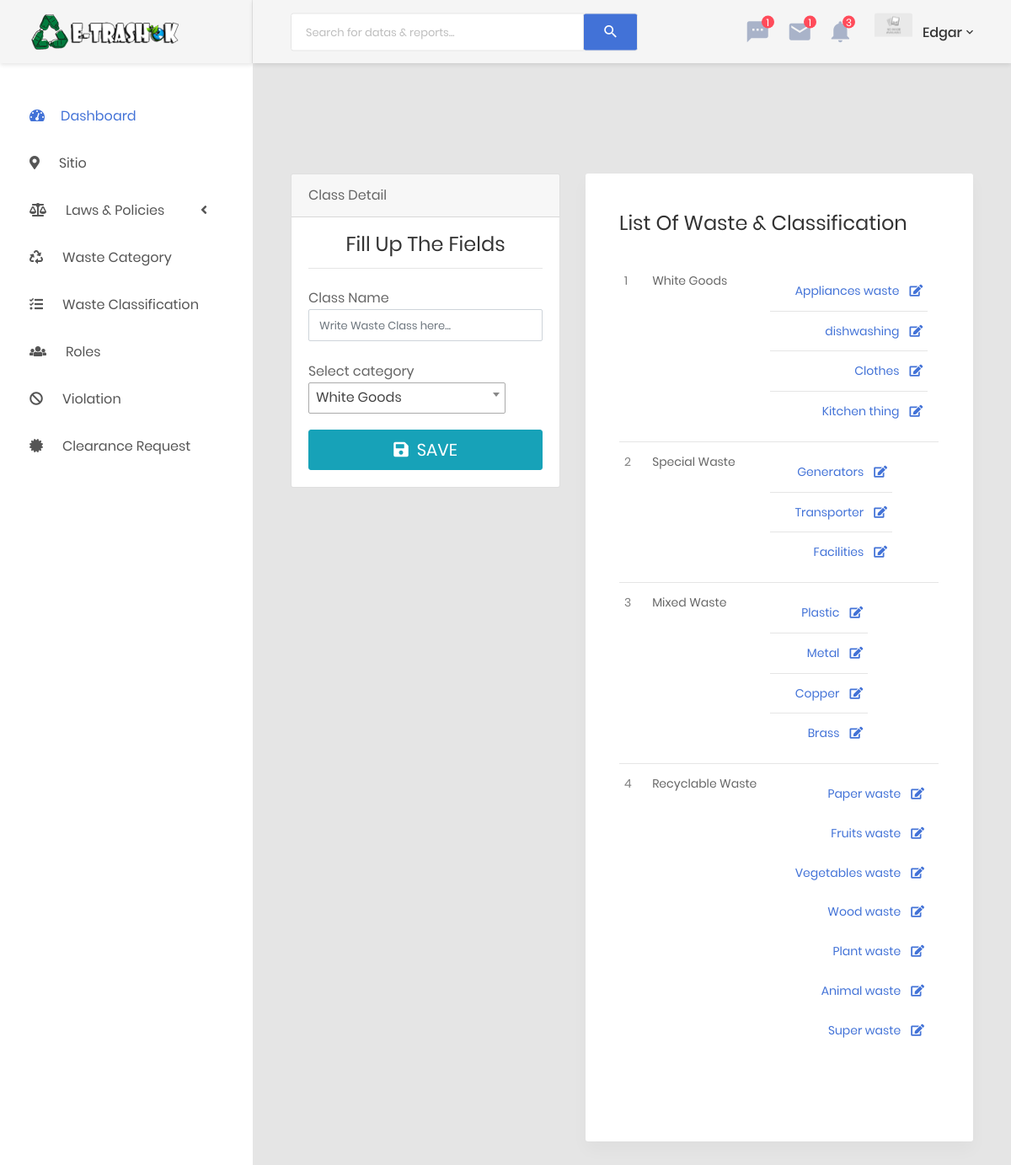
Screenshot of /admin-pages/waste-classifcation.php (signed in) with the database file from the repository.
### tables this page shows
CREATE TABLE `waste_class` (
  `id` int(11) NOT NULL,
  `waste_category_id` int(11) NOT NULL,
  `name` varchar(255) NOT NULL,
  `deleted` tinyint(2) NOT NULL DEFAULT '0'
);

CREATE TABLE `waste_category` (
  `id` int(11) NOT NULL,
  `category` varchar(200) NOT NULL,
  `description` varchar(2000) NOT NULL,
  `image_path` varchar(200) NOT NULL DEFAULT 'No_Image_Available.jpg',
  `deleted` tinyint(2) NOT NULL DEFAULT '0'
);

### admin-pages/waste-classifcation.php (the view, shortened to what this page needs)
<?php include '../template/header.php' ?>
<body class="animsition">
    <div class="page-wrapper">
       <?php include '../template/navigation-admin.php'; ?>
            <section class="au-breadcrumb2">
                <div class="container">
                    <div class="row">
                        <div class="col-md-12">
                            <div class="au-breadcrumb-content">
                                <div class="au-breadcrumb-left">
                                    <span class="au-breadcrumb-span">You are here:</span>
                                    <ul class="list-unstyled list-inline au-breadcrumb__list">
                                        <li class="list-inline-item active">
                                            <a href="#">Home</a>
                                        </li>
                                        <li class="list-inline-item seprate">
                                            <span>/</span>
                                        </li>
                                        <li class="list-inline-item">Waste Classification</li>
                                    </ul>
                                </div>
                            </div>
                        </div>
                    </div>
                </div>
            </section>
            <div class="main-content" id="sitio-page">
                <div class="section__content section__content--p30">
                    <div class="container-fluid">
                        <div class="row">
                            <div class="col-lg-5">
                                <div class="card">
                                    <div class="card-header">Class Detail</div>
                                    <div class="card-body">
                                        <div class="card-title">
                                            <h3 class="text-center title-2">Fill up the Fields</h3>
                                        </div>
                                        <hr>
                                        <form action="../api/admin-waste-class.php" method="post" >
                                            <div class="form-group">
                                                <label for="select-leader" class=" form-control-label ">Class Name</label>
                                                <input type="text" name="class_name" placeholder="Write Waste Class here..." id="waste-class" class="form-control">
                                            </div>
                                            <div class="form-group">
    											<label class="fw">Select category
                                            	</label>
    										</div>
                                            <div>
                                                <button  name="save_class" type="submit" class="btn btn-lg btn-info btn-block">
                                                    <i class="fa fa-save"></i>&nbsp;
                                                   SAVE
                                                </button>
                                            </div>
                                        </form>
                                    </div>
                                </div>
                            </div>
                              <div class="col-lg-7">
                                <div class="top-campaign">
                                    <h3 class="title-3 m-b-30">List of Waste & Classification</h3>
                                    <div class="table-responsive">
                                        <table class="table table-top-campaign sitio-table">
                                            <tbody>
                                                <?php
                                                $sql = "SELECT wcl.id id,
                                                                category,
                                                                waste_category_id wci
                                                                FROM waste_class wcl
                                                                INNER JOIN waste_category wct
                                                                ON wcl.waste_category_id = wct.id
                                                                WHERE wcl.deleted = 0
                                                                GROUP BY waste_category_id";
                                                $result = mysqli_query($mysqli,$sql);
                                                if (mysqli_num_rows($result) > 0) {
                                                    $count = 0;
                                                    while($row = mysqli_fetch_assoc($result)) {
                                                    	$cateid = $row['wci'];
                                                        $count++;
                                                        echo '<tr>';
                                                        echo '<td>'.$count.'</td>';
                                                        echo '<td>'.$row['category'].'</td>';
                                                        echo '<td>';
                                                        echo '<table>';
                                                        $sqlc = "SELECT wcl.id id,
	                                                                name,
	                                                                waste_category_id wci
	                                                                FROM waste_class wcl
	                                                                INNER JOIN waste_category wct
	                                                                ON wcl.waste_category_id = wct.id
	                                                                WHERE wcl.deleted = 0
	                                                                AND waste_category_id = '$cateid'";
                                                        $resultc = mysqli_query($mysqli,$sqlc);
                                                		if (mysqli_num_rows($resultc) > 0) {
                                                			while($rowc = mysqli_fetch_assoc($resultc)) {
                                                    ?>
                                                    		<tr  onclick="javascript:showWasteModal(this);">
                                                    			<td><?php echo $rowc['name']; ?></td>
                                                    			<td>
                                                    				<i class="fa fa-edit"></i>
                                                    			</td>
                                                    		</tr>
                                                    <?php
                                                			}
                                                		}
                                                		echo '	</table>';
                                                		echo '</td>';
                                                        echo '</tr>';
                                                    }
                                                }else{
                                                    echo "<tr><td>No Result Found.</td></tr>";
                                                }
                                                ?>
                                            </tbody>
                                        </table>
                                    </div>
                                </div>
                            </div>
                        </div>
                    </div>
                </div>
            </div>
        </div>
    </div>
    <?php include '../template/footer.php' ?>

### css/style.css (style rules this page uses)
#sitio-page .sitio-table tr { cursor: pointer; }
.au-breadcrumb2 { padding-top: 87px; padding-bottom: 0; }
.au-breadcrumb2 { padding: 2em 0; }

### rows the page displays
waste_class: waste_category.category "White Goods", name "Appliances waste"
waste_class: name "dishwashing"
waste_class: name "Clothes"
waste_class: name "Kitchen thing"
waste_class: waste_category.category "Special Waste", name "Generators"
waste_class: name "Transporter"
waste_class: name "Facilities"
waste_class: waste_category.category "Mixed Waste", name "Plastic"
waste_class: name "Metal"
waste_class: name "Copper"
waste_class: name "Brass"
waste_class: waste_category.category "Recyclable Waste", name "Paper waste"
waste_class: name "Fruits waste"
waste_class: name "Vegetables waste"
waste_class: name "Wood waste"
waste_class: name "Plant waste"
waste_class: name "Animal waste"
waste_class: name "Super waste"

### other values shown
$_SESSION['login_user'] "Edgar"
